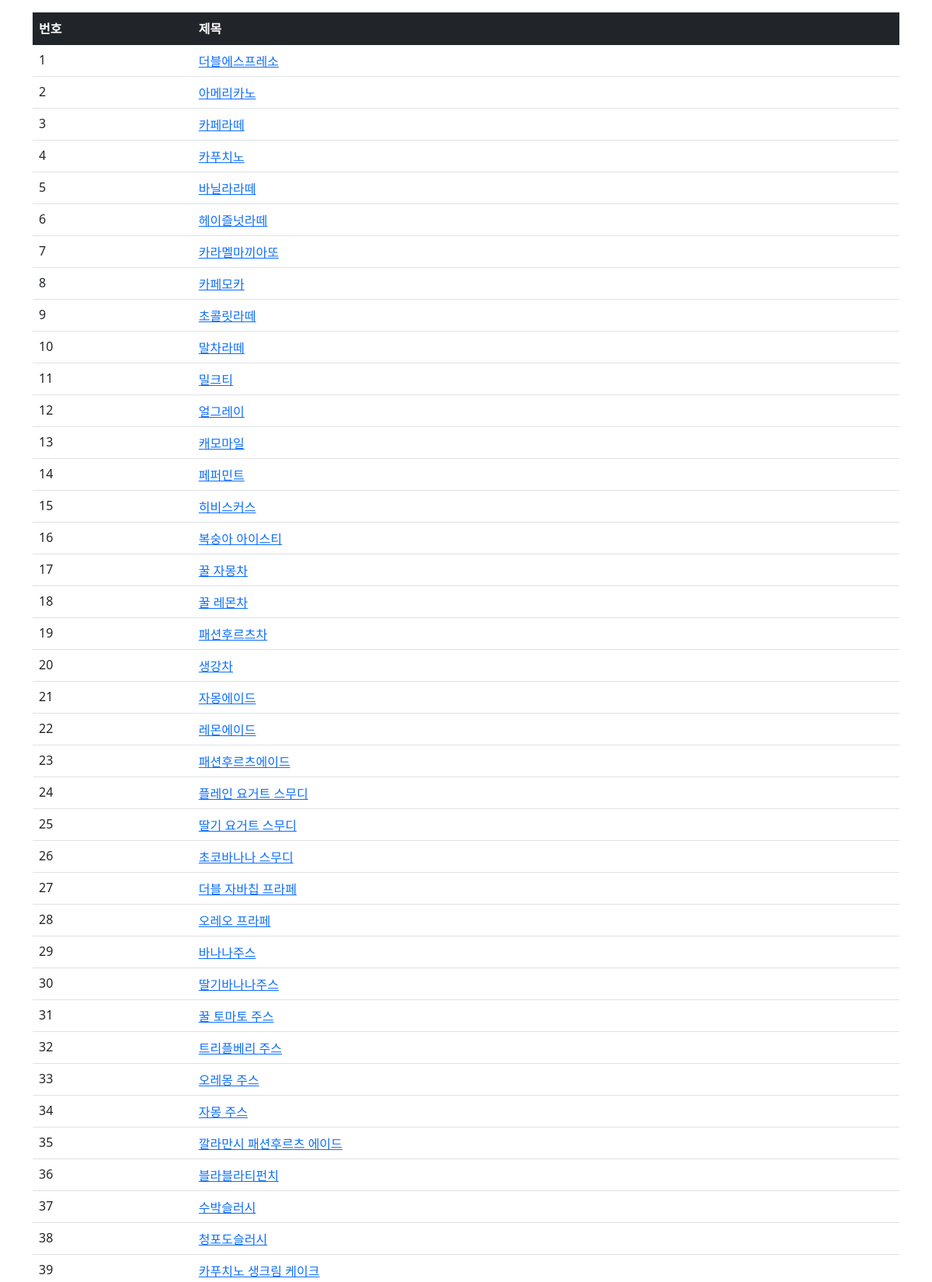
/menulist/ (upper part), run on the app's committed database.
### main/models.py (models this page shows, shortened)
class List(models.Model):
    food_num = models.BigAutoField(primary_key=True)
    food_name = models.CharField(max_length=200, null=False)
    price = models.IntegerField(default=0, null=False)
    food_explain = models.TextField(max_length=2000, blank=True, null=True)
    allergy = models.CharField(max_length=250, null=True, blank=True)
    category = models.CharField(max_length=250, null=False)
    image = models.ImageField(upload_to='static/menuimg/', blank=True, null=True)

### main/views.py (the view)
# urls.py: path('menulist/', views.MenuList, name='menulist'),
def MenuList(request):
    food_list = List.objects.order_by('food_num')
    context = {'food_list':food_list}
    return render(request, 'menulist.html', context)

### templates/menulist.html (shortened to what this page needs)
{% load static %}
<link rel="stylesheet" type="text/css" href="{% static 'stylesheets/bootstrap.min.css' %}">
<div class="container my-3">
    <table class="table">
        <thead>
        <tr class="table-dark">
            <th>번호</th>
            <th>제목</th>
        </tr>
        </thead>
        <tbody>
        {% if food_list %}
        {% for food in food_list%}
        <tr>
            <td>{{ forloop.counter }}</td>
            <td>
                <a href="{% url 'kiosk:food_detail' food.food_num %}">{{food.food_name}}</a>
            </td>
        </tr>
        {% endfor %}
        {% else %}
        <tr>
            <td colspan="3">메뉴가 존재하지 않습니다.</td>
        </tr>
        {% endif %}
        </tbody>
    </table>
</div>

### data on the page
List: food_name "더블에스프레소"
List: food_name "아메리카노"
List: food_name "카페라떼"
List: food_name "카푸치노"
List: food_name "바닐라라떼"
List: food_name "헤이즐넛라떼"
List: food_name "카라멜마끼아또"
List: food_name "카페모카"
List: food_name "초콜릿라떼"
List: food_name "말차라떼"
List: food_name "밀크티"
List: food_name "얼그레이"
List: food_name "캐모마일"
List: food_name "페퍼민트"
List: food_name "히비스커스"
List: food_name "복숭아 아이스티"
List: food_name "꿀 자몽차"
List: food_name "꿀 레몬차"
List: food_name "패션후르츠차"
List: food_name "생강차"
List: food_name "자몽에이드"
List: food_name "레몬에이드"
List: food_name "패션후르츠에이드"
List: food_name "플레인 요거트 스무디"
List: food_name "딸기 요거트 스무디"
List: food_name "초코바나나 스무디"
List: food_name "더블 자바칩 프라페"
List: food_name "오레오 프라페"
List: food_name "바나나주스"
List: food_name "딸기바나나주스"
List: food_name "꿀 토마토 주스"
List: food_name "트리플베리 주스"
List: food_name "오레몽 주스"
List: food_name "자몽 주스"
List: food_name "깔라만시 패션후르츠 에이드"
List: food_name "블라블라티펀치"
List: food_name "수박슬러시"
List: food_name "청포도슬러시"
List: food_name "카푸치노 생크림 케이크"
